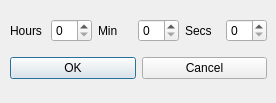
<?xml version="1.0" encoding="UTF-8"?>
<ui version="4.0">
 <class>edit_dialog</class>
 <widget class="QDialog" name="edit_dialog">
  <property name="geometry">
   <rect>
    <x>0</x>
    <y>0</y>
    <width>276</width>
    <height>103</height>
   </rect>
  </property>
  <property name="windowTitle">
   <string>Dialog</string>
  </property>
  <widget class="QWidget" name="verticalLayoutWidget">
   <property name="geometry">
    <rect>
     <x>10</x>
     <y>10</y>
     <width>257</width>
     <height>80</height>
    </rect>
   </property>
   <layout class="QVBoxLayout" name="verticalLayout">
    <item>
     <layout class="QHBoxLayout" name="horizontalLayout_2">
      <item>
       <widget class="QLabel" name="edit_dialog_hours">
        <property name="text">
         <string>Hours</string>
        </property>
       </widget>
      </item>
      <item>
       <widget class="QSpinBox" name="edit_dialog_input_hours"/>
      </item>
      <item>
       <widget class="QLabel" name="edit_dialog_minutes">
        <property name="text">
         <string>Min</string>
        </property>
       </widget>
      </item>
      <item>
       <widget class="QSpinBox" name="edit_dialog_input_minutes"/>
      </item>
      <item>
       <widget class="QLabel" name="edit_dialog_seconds">
        <property name="text">
         <string>Secs</string>
        </property>
       </widget>
      </item>
      <item>
       <widget class="QSpinBox" name="edit_dialog_input_seconds"/>
      </item>
     </layout>
    </item>
    <item>
     <layout class="QHBoxLayout" name="horizontalLayout">
      <item>
       <widget class="QPushButton" name="edit_dialog_ok">
        <property name="text">
         <string>OK</string>
        </property>
       </widget>
      </item>
      <item>
       <widget class="QPushButton" name="edit_dialog_cancel">
        <property name="text">
         <string>Cancel</string>
        </property>
       </widget>
      </item>
     </layout>
    </item>
   </layout>
  </widget>
  <zorder>data_hours</zorder>
  <zorder>verticalLayoutWidget</zorder>
 </widget>
 <resources/>
 <connections/>
</ui>
